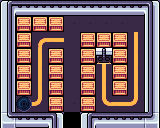

This game map was drawn from its Tiled (.tmx) file and the tilesets committed beside it. A one-line description and the full map source follow:
An orthogonal 10x8 tile map with 16x16 px tiles, 3 tile layers (BackGround, MiddleGround, PlayGround).

<map version="1.2" tiledversion="1.3.3" orientation="orthogonal" renderorder="right-down" width="10" height="8" tilewidth="16" tileheight="16" infinite="0" nextlayerid="4" nextobjectid="1">
 <tileset firstgid="1" name="PixelPackTOPDOWN8BIT" tilewidth="16" tileheight="16" tilecount="480" columns="16">
  <image source="../../../bin/Debug/Assets/Tilesets/PixelPackTOPDOWN8BIT.png" width="256" height="480" />
  <tile id="58">
   <properties>
    <property name="collidable" type="bool" value="true" />
   </properties>
  </tile>
  <tile id="68">
   <properties>
    <property name="collidable" type="bool" value="true" />
   </properties>
  </tile>
  <tile id="69">
   <properties>
    <property name="collidable" type="bool" value="true" />
   </properties>
  </tile>
  <tile id="80">
   <properties>
    <property name="collidable" type="bool" value="true" />
   </properties>
  </tile>
  <tile id="81">
   <properties>
    <property name="collidable" type="bool" value="true" />
   </properties>
  </tile>
  <tile id="82">
   <properties>
    <property name="collidable" type="bool" value="true" />
   </properties>
  </tile>
  <tile id="83">
   <properties>
    <property name="collidable" type="bool" value="true" />
   </properties>
  </tile>
  <tile id="84">
   <properties>
    <property name="collidable" type="bool" value="true" />
   </properties>
  </tile>
  <tile id="85">
   <properties>
    <property name="collidable" type="bool" value="true" />
   </properties>
  </tile>
  <tile id="100">
   <properties>
    <property name="collidable" type="bool" value="true" />
   </properties>
  </tile>
  <tile id="101">
   <properties>
    <property name="collidable" type="bool" value="true" />
   </properties>
  </tile>
  <tile id="106">
   <properties>
    <property name="collidable" type="bool" value="true" />
   </properties>
  </tile>
  <tile id="107">
   <properties>
    <property name="collidable" type="bool" value="true" />
   </properties>
  </tile>
  <tile id="122">
   <properties>
    <property name="collidable" type="bool" value="true" />
   </properties>
  </tile>
  <tile id="123">
   <properties>
    <property name="collidable" type="bool" value="true" />
   </properties>
  </tile>
  <tile id="151">
   <properties>
    <property name="collidable" type="bool" value="true" />
   </properties>
  </tile>
  <tile id="152">
   <properties>
    <property name="collidable" type="bool" value="true" />
   </properties>
  </tile>
  <tile id="153">
   <properties>
    <property name="collidable" type="bool" value="true" />
   </properties>
  </tile>
  <tile id="158">
   <properties>
    <property name="collidable" type="bool" value="true" />
   </properties>
  </tile>
  <tile id="167">
   <properties>
    <property name="collidable" type="bool" value="true" />
   </properties>
  </tile>
  <tile id="169">
   <properties>
    <property name="collidable" type="bool" value="true" />
   </properties>
  </tile>
  <tile id="170">
   <properties>
    <property name="collidable" type="bool" value="true" />
   </properties>
  </tile>
  <tile id="171">
   <properties>
    <property name="collidable" type="bool" value="true" />
   </properties>
  </tile>
  <tile id="183">
   <properties>
    <property name="collidable" type="bool" value="true" />
   </properties>
  </tile>
  <tile id="184">
   <properties>
    <property name="collidable" type="bool" value="true" />
   </properties>
  </tile>
  <tile id="185">
   <properties>
    <property name="collidable" type="bool" value="true" />
   </properties>
  </tile>
  <tile id="186">
   <properties>
    <property name="collidable" type="bool" value="true" />
   </properties>
  </tile>
  <tile id="187">
   <properties>
    <property name="collidable" type="bool" value="true" />
   </properties>
  </tile>
  <tile id="189">
   <properties>
    <property name="collidable" type="bool" value="true" />
   </properties>
  </tile>
  <tile id="191">
   <properties>
    <property name="collidable" type="bool" value="true" />
   </properties>
  </tile>
  <tile id="196">
   <properties>
    <property name="collidable" type="bool" value="true" />
   </properties>
  </tile>
  <tile id="197">
   <properties>
    <property name="collidable" type="bool" value="true" />
   </properties>
  </tile>
  <tile id="198">
   <properties>
    <property name="collidable" type="bool" value="true" />
   </properties>
  </tile>
  <tile id="199">
   <properties>
    <property name="collidable" type="bool" value="true" />
   </properties>
  </tile>
  <tile id="200">
   <properties>
    <property name="collidable" type="bool" value="true" />
   </properties>
  </tile>
  <tile id="201">
   <properties>
    <property name="collidable" type="bool" value="true" />
   </properties>
  </tile>
  <tile id="202">
   <properties>
    <property name="collidable" type="bool" value="true" />
    <property name="isHideOut" type="bool" value="true" />
   </properties>
  </tile>
  <tile id="203">
   <properties>
    <property name="collidable" type="bool" value="true" />
   </properties>
  </tile>
  <tile id="206">
   <properties>
    <property name="collidable" type="bool" value="true" />
   </properties>
  </tile>
  <tile id="212">
   <properties>
    <property name="collidable" type="bool" value="true" />
   </properties>
  </tile>
  <tile id="213">
   <properties>
    <property name="collidable" type="bool" value="true" />
   </properties>
  </tile>
  <tile id="214">
   <properties>
    <property name="collidable" type="bool" value="true" />
   </properties>
  </tile>
  <tile id="215">
   <properties>
    <property name="collidable" type="bool" value="true" />
   </properties>
  </tile>
  <tile id="218">
   <properties>
    <property name="collidable" type="bool" value="true" />
   </properties>
  </tile>
  <tile id="228">
   <properties>
    <property name="collidable" type="bool" value="true" />
   </properties>
  </tile>
  <tile id="229">
   <properties>
    <property name="collidable" type="bool" value="true" />
   </properties>
  </tile>
  <tile id="230">
   <properties>
    <property name="collidable" type="bool" value="true" />
   </properties>
  </tile>
  <tile id="231">
   <properties>
    <property name="collidable" type="bool" value="true" />
   </properties>
  </tile>
  <tile id="232">
   <properties>
    <property name="collidable" type="bool" value="true" />
   </properties>
  </tile>
  <tile id="233">
   <properties>
    <property name="collidable" type="bool" value="true" />
   </properties>
  </tile>
  <tile id="234">
   <properties>
    <property name="collidable" type="bool" value="true" />
   </properties>
  </tile>
  <tile id="397">
   <properties>
    <property name="collidable" type="bool" value="true" />
   </properties>
  </tile>
  <tile id="398">
   <properties>
    <property name="collidable" type="bool" value="true" />
   </properties>
  </tile>
  <tile id="399">
   <properties>
    <property name="collidable" type="bool" value="true" />
   </properties>
  </tile>
  <tile id="413">
   <properties>
    <property name="collidable" type="bool" value="true" />
   </properties>
  </tile>
  <tile id="415">
   <properties>
    <property name="collidable" type="bool" value="true" />
   </properties>
  </tile>
  <tile id="429">
   <properties>
    <property name="collidable" type="bool" value="true" />
   </properties>
  </tile>
  <tile id="430">
   <properties>
    <property name="collidable" type="bool" value="true" />
   </properties>
  </tile>
  <tile id="431">
   <properties>
    <property name="collidable" type="bool" value="true" />
   </properties>
  </tile>
  <tile id="456">
   <properties>
    <property name="collidable" type="bool" value="false" />
    <property name="isDoor" type="bool" value="true" />
    <property name="isOpened" type="bool" value="true" />
   </properties>
  </tile>
 </tileset>
 <layer id="1" name="BackGround" width="10" height="8">
  <properties>
   <property name="collisionLayer" value="Back" />
   <property name="drawLayer" value="Background" />
  </properties>
  <data encoding="csv">
0,0,0,0,0,0,0,0,0,0,
0,0,0,0,348,348,348,348,347,0,
0,0,317,351,347,0,0,0,319,0,
0,0,319,0,347,0,0,0,319,0,
0,0,319,0,347,0,319,0,319,0,
0,0,319,0,347,0,319,0,319,0,
0,0,334,0,348,0,333,351,334,0,
0,0,0,0,457,0,0,0,0,0
</data>
 </layer>
 <layer id="2" name="MiddleGround" width="10" height="8">
  <properties>
   <property name="collisionLayer" value="Middle" />
   <property name="drawLayer" value="Middleground" />
  </properties>
  <data encoding="csv">
398,431,431,431,431,431,431,431,431,400,
414,0,0,0,0,0,0,0,0,416,
414,0,0,0,0,0,0,0,0,416,
414,0,0,0,0,0,0,0,0,416,
414,0,0,0,0,0,0,0,0,416,
414,0,0,0,0,0,0,0,0,416,
414,300,0,0,0,0,0,0,0,416,
430,431,431,400,0,398,399,399,399,432
</data>
 </layer>
 <layer id="3" name="PlayGround" width="10" height="8">
  <properties>
   <property name="collisionLayer" value="Play" />
   <property name="drawLayer" value="Playground" />
  </properties>
  <data encoding="csv">
0,0,0,0,0,0,0,0,0,0,
0,204,204,204,0,0,0,0,0,0,
0,204,0,0,0,204,204,204,0,0,
0,204,0,204,0,204,203,204,0,0,
0,204,0,204,0,204,0,204,0,0,
0,204,0,204,0,204,0,204,0,0,
0,0,0,204,0,204,0,0,0,0,
0,0,0,0,0,0,0,0,0,0
</data>
 </layer>
</map>
